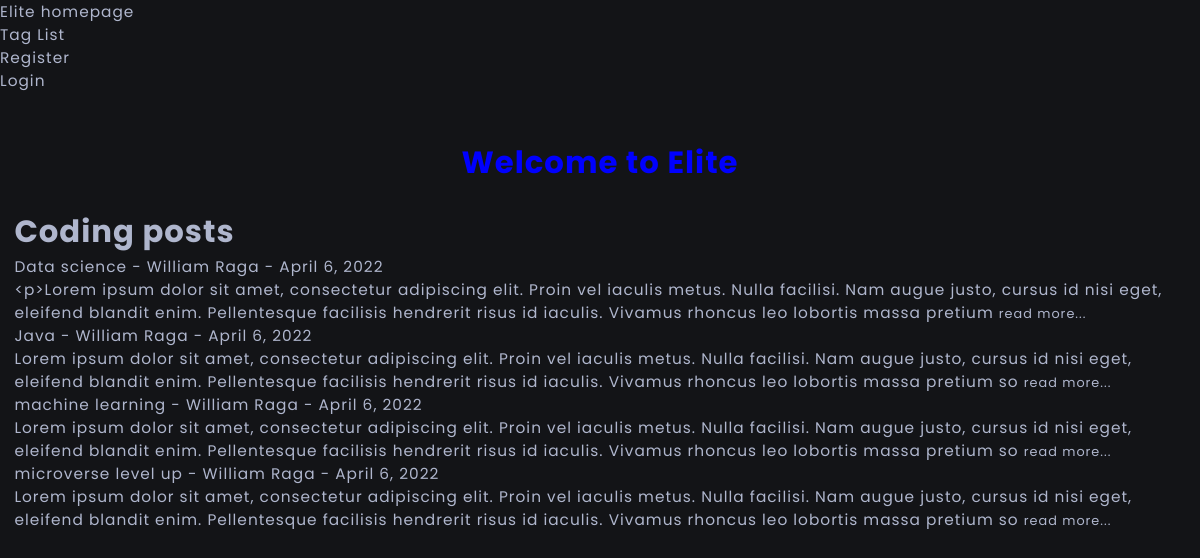
/tag/coding, run on an earlier commit of the app's database.
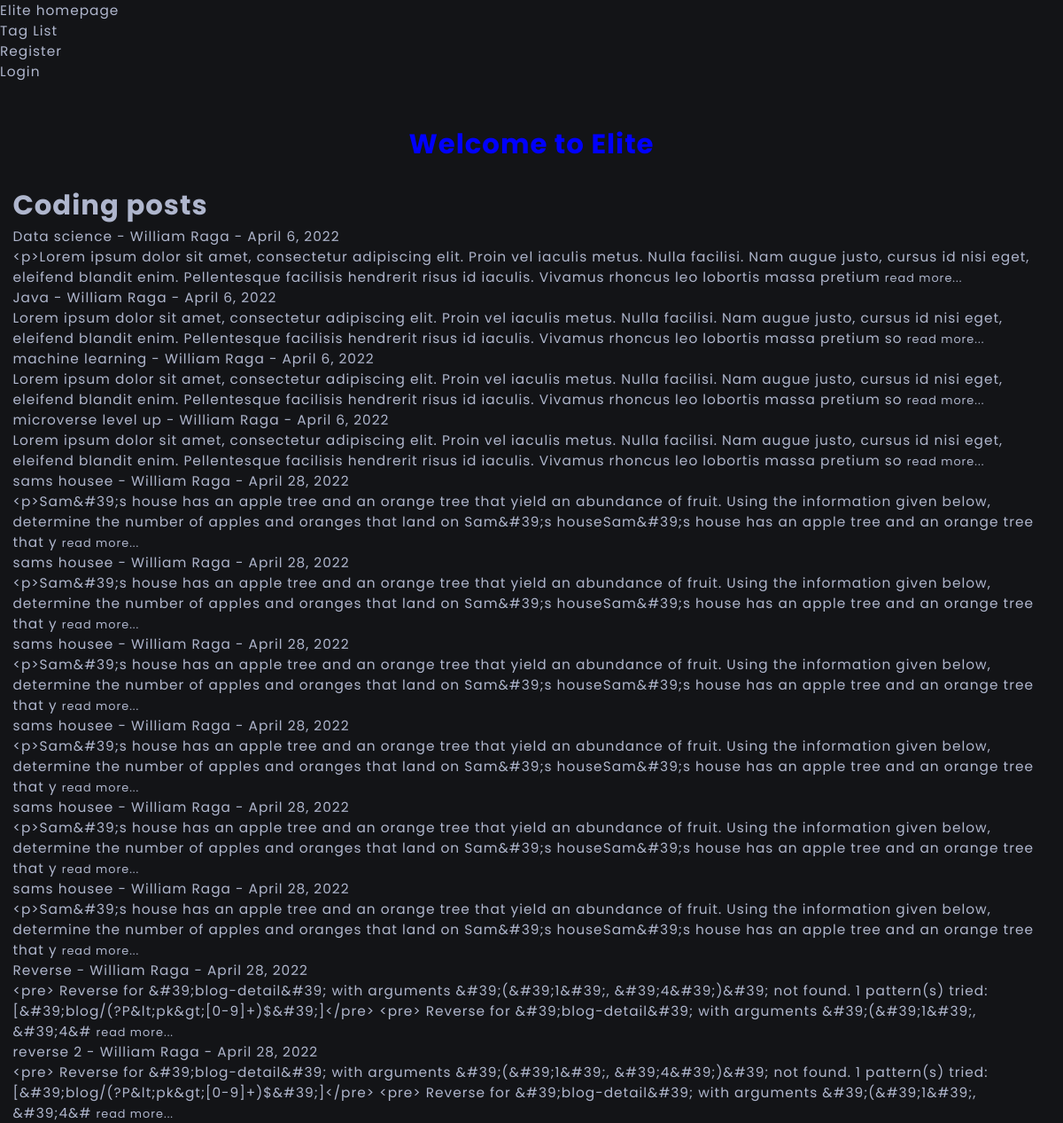
And on a later commit of the database.
### blog/models.py (models this page shows, shortened)
class BlogPost(models.Model):
    author = models.ForeignKey(User, on_delete=models.CASCADE)
    title = models.CharField(max_length=255)
    title_tag = models.CharField(max_length=255)
    slug = models.SlugField(max_length=255,
                            null=False,
                            unique=False)
    text = RichTextField(blank=True, null=True)
    publication_date = models.DateField(verbose_name='date published',
                                        auto_now_add=True)
    tag = models.CharField(max_length=255, default="coding")
    snippet = models.CharField(max_length=255)
    likes = models.ManyToManyField(User, related_name='blog_posts')

### blog/views.py (the view)
# urls.py: path("tag/<str:tags>", TagView, name="tag"),
def TagView(request, tags):
    tag_posts = BlogPost.objects.filter(tag=tags.replace('-', ' '))
    return render(request, 'tags.html',
                  {'tags': tags.title().replace('-', ' '), 'tag_posts': tag_posts})

### blog/templates/tags.html (shortened to what this page needs)
{% extends "base.html" %}
{% block content %}
<h1> {{ tags }} posts</h1>
{% if tag_posts %}
<ul>
{% for blogpost in tag_posts %}
      <li>
        <a href="{% url 'blog-detail' blogpost.pk %}">{{ blogpost.title }}</a>
         - {{ blogpost.author.first_name }}
            {{ blogpost.author.last_name }}
          - {{ blogpost.publication_date }}
        <br />
        {{ blogpost.text|slice:":255" }} <small>
          <a href="{% url 'blog-detail' blogpost.pk %}">read more...</a>
      </small>
      </li>
{% endfor %}
</ul>
{% else %}
There are no posts for this tag yet. <br />
If you want to add posts for this tag
<a href="{% url 'add-post' %}">Click here</a>
{% endif %}
{% endblock %}

What changed in the data, as far as the page shows it:
added BlogPost: title "sams housee", author.first_name "William", author.last_name "Raga", publication_date "April 28, 2022", text "<p>Sam&#39;s house has an apple tree and an orange tree that yield an abundance of fruit. Using the information given below, determine the number of apples and oranges that land on Sam&#39;s houseSam&#39;s house has an apple tree and an orange tree that y"
added BlogPost: title "sams housee", author.first_name "William", author.last_name "Raga", publication_date "April 28, 2022", text "<p>Sam&#39;s house has an apple tree and an orange tree that yield an abundance of fruit. Using the information given below, determine the number of apples and oranges that land on Sam&#39;s houseSam&#39;s house has an apple tree and an orange tree that y"
added BlogPost: title "sams housee", author.first_name "William", author.last_name "Raga", publication_date "April 28, 2022", text "<p>Sam&#39;s house has an apple tree and an orange tree that yield an abundance of fruit. Using the information given below, determine the number of apples and oranges that land on Sam&#39;s houseSam&#39;s house has an apple tree and an orange tree that y"
added BlogPost: title "sams housee", author.first_name "William", author.last_name "Raga", publication_date "April 28, 2022", text "<p>Sam&#39;s house has an apple tree and an orange tree that yield an abundance of fruit. Using the information given below, determine the number of apples and oranges that land on Sam&#39;s houseSam&#39;s house has an apple tree and an orange tree that y"
added BlogPost: title "sams housee", author.first_name "William", author.last_name "Raga", publication_date "April 28, 2022", text "<p>Sam&#39;s house has an apple tree and an orange tree that yield an abundance of fruit. Using the information given below, determine the number of apples and oranges that land on Sam&#39;s houseSam&#39;s house has an apple tree and an orange tree that y"
added BlogPost: title "sams housee", author.first_name "William", author.last_name "Raga", publication_date "April 28, 2022", text "<p>Sam&#39;s house has an apple tree and an orange tree that yield an abundance of fruit. Using the information given below, determine the number of apples and oranges that land on Sam&#39;s houseSam&#39;s house has an apple tree and an orange tree that y"
added BlogPost: title "Reverse", author.first_name "William", author.last_name "Raga", publication_date "April 28, 2022", text "<pre> Reverse for &#39;blog-detail&#39; with arguments &#39;(&#39;1&#39;, &#39;4&#39;)&#39; not found. 1 pattern(s) tried: [&#39;blog/(?P&lt;pk&gt;[0-9]+)$&#39;]</pre> <pre> Reverse for &#39;blog-detail&#39; with arguments &#39;(&#39;1&#39;, &#39;4&#"
added BlogPost: title "reverse 2", author.first_name "William", author.last_name "Raga", publication_date "April 28, 2022", text "<pre> Reverse for &#39;blog-detail&#39; with arguments &#39;(&#39;1&#39;, &#39;4&#39;)&#39; not found. 1 pattern(s) tried: [&#39;blog/(?P&lt;pk&gt;[0-9]+)$&#39;]</pre> <pre> Reverse for &#39;blog-detail&#39; with arguments &#39;(&#39;1&#39;, &#39;4&#"
